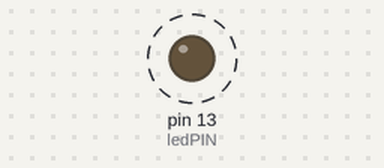
Bench run of a sketch on a simulated Arduino Uno, built with avr-gcc and run on an emulated ATmega328P. On the bench: output pins drawn as LEDs (lit = HIGH). Dashed ring = blinking. What the sketch prints to the serial monitor is not drawn.

Above: at 0.5 s.
Timing chart, 0 to 4.6 s (numbered marks = the images above):
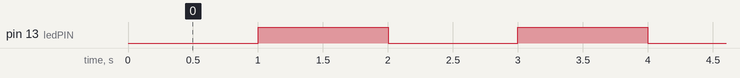

The sketch:

2_BlinkCounter.ino
```cpp
/*
   7MRI0060 - Applied Medical Robotics Module
   September 2024
   Author: Harry Robertshaw

   Purpose: Count LED blinks
*/

const byte ledPIN = 13;
volatile byte state = LOW;
unsigned int blinkCount = 0;

void setup() {
  // Initialize serial communication at a baud rate of 9600 bits per second.
  // This allows us to send messages from the Arduino to the computer.
  Serial.begin(9600);

  // Set the built-in LED pin (usually pin 13) as an output.
  // This prepares the LED for turning on and off.
  pinMode(ledPIN, OUTPUT);
}

void loop() {
  // Turn the built-in LED on (HIGH is the voltage level that powers the LED).
  digitalWrite(ledPIN, state);

  // Pause the program for 1000 milliseconds (1 second).
  // The LED will stay on during this time.
  delay(1000);

  // Toggle the LED state (on/off)
  state = !state;

  // Increment the blink counter
  blinkCount++;

  // Print the blink count to the Serial Monitor
  Serial.println(blinkCount);
}
```

Measured:
- by itself, pin 13 (ledPIN): alternates HIGH for 1.0 s and LOW for 1.0 s
